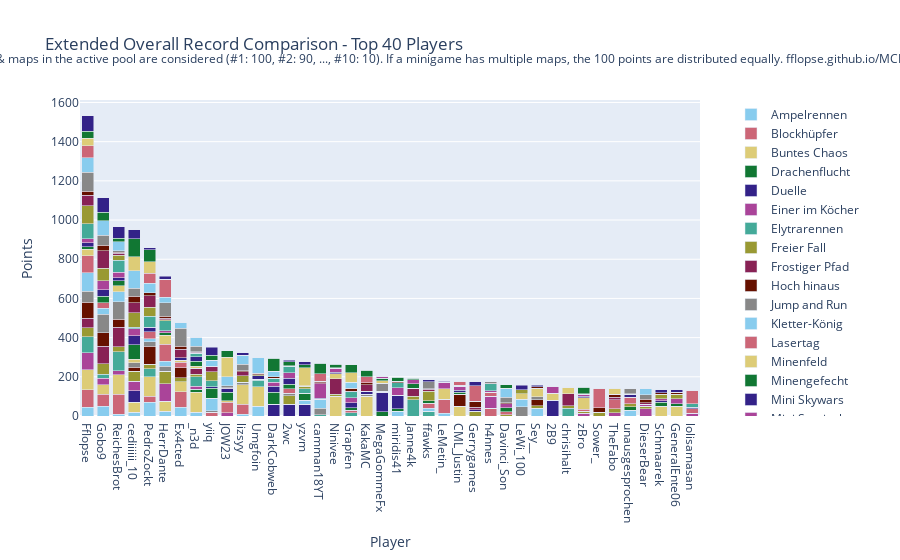

Source (notebook cell):
### Code cell
import plotly.graph_objects as go

# Sum all columns to get the total score
outDf['Total'] = outDf.sum(axis=1)

# Sort by total score and fill N/A values with 0
outDf = outDf.sort_values(by='Total', ascending=False).fillna(0)

# Crop to top 10 players
cropDf = outDf.head(40).copy()

# Drop the 'Total' column for plotting
cropDf = cropDf.drop(columns=['Total'])

# Create a color palette
color_palette = px.colors.qualitative.Safe

# Create the stacked bar plot
fig = go.Figure()

for column in cropDf.columns.difference(['Player']):
    fig.add_trace(go.Bar(
        x=cropDf.index,
        y=cropDf[column],
        name=column,
        marker_color=color_palette[len(fig.data) % len(color_palette)]
    ))

# Update layout
fig.update_layout(
    barmode='stack',
    title='Extended Overall Record Comparison - Top 40 Players',
    xaxis=dict(title='Player'),
    yaxis=dict(title='Points'),
    #height=800,
    #width=1000,
    legend=dict(
        x=1.05,
        y=0.5,
        traceorder='normal',
        font=dict(size=12),
        bgcolor='rgba(255, 255, 255, 0)',
        bordercolor='rgba(0, 0, 0, 0)'
    ),
    margin=dict(r=200),  # Adjust right margin to make room for the legend
    annotations=[
        dict(
            x=0.5,
            y=1.1635,
            xref='paper',
            yref='paper',
            text='Max 100 points per minigame. Records #1 through #10 of games & maps in the active pool are considered (#1: 100, #2: 90, ..., #10: 10). If a minigame has multiple maps, the 100 points are distributed equally. fflopse.github.io/MCP-Records/data-analysis/global-ranking.ipynb',
            showarrow=False,
            font=dict(size=12),
            xanchor='center'
        )
    ]
)

fig.show()

# save the plot as an html file

fig.write_html('out/ext_overall_record_comparison.html')

### Figure 1 — Plotly figure (JSON) as saved in the notebook; plotly's stock layout.template omitted (floating-point values rounded to 4 significant figures)
{"data": [{"marker": {"color": "rgb(136, 204, 238)"}, "name": "Ampelrennen", "type": "bar", "x": ["Fflopse", "Gobo9", "ReichesBrot", "cediiiiii_10", "PedroZockt", "HerrDante", "Ex4cted", "_n3d", "yiiq", "JOW23", "lizsyy", "Umgfoin", "DarkCobweb", "2wc", "yzvm", "camman18YT", "Ninivee", "Grapfen", "KakaMC", "MegaGommeFx", "miridis41", "Janne4k", "ffawks", "LeMetin_", "CML_Justin", "Gerrygames", "h4nnes", "Davinci_Son", "LeWi_100", "Sey__", "2B9", "chrisihalt", "zBro", "Sower_", "TheFabo", "unausgesprochen", "DieserBear", "Schmaarek", "GeneralEnte06", "lolisamasan"], "y": [45, 50, 10, 20, 70, 25, 45, 20, 0, 0, 10, 50, 0, 0, 0, 0, 0, 0, 0, 0, 25, 0, 0, 15, 0, 0, 0, 0, 0, 40, 0, 0, 0, 0, 0, 30, 0, 0, 0, 0]}, {"marker": {"color": "rgb(204, 102, 119)"}, "name": "Blockhüpfer", "type": "bar", "x": ["Fflopse", "Gobo9", "ReichesBrot", "cediiiiii_10", "PedroZockt", "HerrDante", "Ex4cted", "_n3d", "yiiq", "JOW23", "lizsyy", "Umgfoin", "DarkCobweb", "2wc", "yzvm", "camman18YT", "Ninivee", "Grapfen", "KakaMC", "MegaGommeFx", "miridis41", "Janne4k", "ffawks", "LeMetin_", "CML_Justin", "Gerrygames", "h4nnes", "Davinci_Son", "LeWi_100", "Sey__", "2B9", "chrisihalt", "zBro", "Sower_", "TheFabo", "unausgesprochen", "DieserBear", "Schmaarek", "GeneralEnte06", "lolisamasan"], "y": [90, 60, 100, 0, 30, 0, 80, 0, 20, 0, 50, 0, 0, 0, 0, 0, 0, 0, 0, 0, 0, 0, 0, 70, 0, 0, 40, 0, 0, 0, 0, 0, 0, 0, 0, 0, 0, 0, 0, 0]}, {"marker": {"color": "rgb(221, 204, 119)"}, "name": "Buntes Chaos", "type": "bar", "x": ["Fflopse", "Gobo9", "ReichesBrot", "cediiiiii_10", "PedroZockt", "HerrDante", "Ex4cted", "_n3d", "yiiq", "JOW23", "lizsyy", "Umgfoin", "DarkCobweb", "2wc", "yzvm", "camman18YT", "Ninivee", "Grapfen", "KakaMC", "MegaGommeFx", "miridis41", "Janne4k", "ffawks", "LeMetin_", "CML_Justin", "Gerrygames", "h4nnes", "Davinci_Son", "LeWi_100", "Sey__", "2B9", "chrisihalt", "zBro", "Sower_", "TheFabo", "unausgesprochen", "DieserBear", "Schmaarek", "GeneralEnte06", "lolisamasan"], "y": [100, 50, 100, 50, 100, 50, 50, 100, 0, 0, 100, 100, 0, 0, 0, 0, 100, 0, 100, 0, 0, 0, 0, 0, 50, 0, 0, 0, 0, 0, 0, 0, 0, 0, 0, 0, 0, 50, 50, 0]}, {"marker": {"color": "rgb(17, 119, 51)"}, "name": "Drachenflucht", "type": "bar", "x": ["Fflopse", "Gobo9", "ReichesBrot", "cediiiiii_10", "PedroZockt", "HerrDante", "Ex4cted", "_n3d", "yiiq", "JOW23", "lizsyy", "Umgfoin", "DarkCobweb", "2wc", "yzvm", "camman18YT", "Ninivee", "Grapfen", "KakaMC", "MegaGommeFx", "miridis41", "Janne4k", "ffawks", "LeMetin_", "CML_Justin", "Gerrygames", "h4nnes", "Davinci_Son", "LeWi_100", "Sey__", "2B9", "chrisihalt", "zBro", "Sower_", "TheFabo", "unausgesprochen", "DieserBear", "Schmaarek", "GeneralEnte06", "lolisamasan"], "y": [0, 0, 0, 0, 0, 0, 0, 16, 0, 0, 0, 0, 0, 0, 0, 0, 0, 0, 0, 22, 12, 0, 0, 0, 0, 0, 0, 0, 0, 0, 0, 0, 0, 0, 0, 16, 0, 0, 0, 0]}, {"marker": {"color": "rgb(51, 34, 136)"}, "name": "Duelle", "type": "bar", "x": ["Fflopse", "Gobo9", "ReichesBrot", "cediiiiii_10", "PedroZockt", "HerrDante", "Ex4cted", "_n3d", "yiiq", "JOW23", "lizsyy", "Umgfoin", "DarkCobweb", "2wc", "yzvm", "camman18YT", "Ninivee", "Grapfen", "KakaMC", "MegaGommeFx", "miridis41", "Janne4k", "ffawks", "LeMetin_", "CML_Justin", "Gerrygames", "h4nnes", "Davinci_Son", "LeWi_100", "Sey__", "2B9", "chrisihalt", "zBro", "Sower_", "TheFabo", "unausgesprochen", "DieserBear", "Schmaarek", "GeneralEnte06", "lolisamasan"], "y": [0, 0, 0, 60, 0, 0, 0, 0, 0, 0, 0, 0, 60, 60, 60, 0, 0, 0, 0, 100, 70, 0, 0, 0, 0, 0, 0, 0, 0, 0, 80, 0, 0, 0, 0, 0, 0, 0, 0, 0]}, {"marker": {"color": "rgb(170, 68, 153)"}, "name": "Einer im Köcher", "type": "bar", "x": ["Fflopse", "Gobo9", "ReichesBrot", "cediiiiii_10", "PedroZockt", "HerrDante", "Ex4cted", "_n3d", "yiiq", "JOW23", "lizsyy", "Umgfoin", "DarkCobweb", "2wc", "yzvm", "camman18YT", "Ninivee", "Grapfen", "KakaMC", "MegaGommeFx", "miridis41", "Janne4k", "ffawks", "LeMetin_", "CML_Justin", "Gerrygames", "h4nnes", "Davinci_Son", "LeWi_100", "Sey__", "2B9", "chrisihalt", "zBro", "Sower_", "TheFabo", "unausgesprochen", "DieserBear", "Schmaarek", "GeneralEnte06", "lolisamasan"], "y": [86.67, 33.33, 20, 46.67, 0, 90, 0, 16.67, 0, 16.67, 0, 0, 0, 0, 0, 0, 0, 0, 0, 0, 0, 0, 0, 0, 0, 0, 60, 0, 0, 0, 0, 0, 13.33, 0, 16.67, 0, 36.67, 0, 0, 13.33]}, {"marker": {"color": "rgb(68, 170, 153)"}, "name": "Elytrarennen", "type": "bar", "x": ["Fflopse", "Gobo9", "ReichesBrot", "cediiiiii_10", "PedroZockt", "HerrDante", "Ex4cted", "_n3d", "yiiq", "JOW23", "lizsyy", "Umgfoin", "DarkCobweb", "2wc", "yzvm", "camman18YT", "Ninivee", "Grapfen", "KakaMC", "MegaGommeFx", "miridis41", "Janne4k", "ffawks", "LeMetin_", "CML_Justin", "Gerrygames", "h4nnes", "Davinci_Son", "LeWi_100", "Sey__", "2B9", "chrisihalt", "zBro", "Sower_", "TheFabo", "unausgesprochen", "DieserBear", "Schmaarek", "GeneralEnte06", "lolisamasan"], "y": [83.33, 20, 96.67, 0, 40, 0, 0, 46.67, 0, 0, 0, 33.33, 0, 0, 0, 6.667, 0, 16.67, 0, 0, 0, 83.33, 23.33, 0, 0, 0, 0, 0, 0, 0, 0, 40, 0, 0, 0, 0, 0, 0, 0, 0]}, {"marker": {"color": "rgb(153, 153, 51)"}, "name": "Freier Fall", "type": "bar", "x": ["Fflopse", "Gobo9", "ReichesBrot", "cediiiiii_10", "PedroZockt", "HerrDante", "Ex4cted", "_n3d", "yiiq", "JOW23", "lizsyy", "Umgfoin", "DarkCobweb", "2wc", "yzvm", "camman18YT", "Ninivee", "Grapfen", "KakaMC", "MegaGommeFx", "miridis41", "Janne4k", "ffawks", "LeMetin_", "CML_Justin", "Gerrygames", "h4nnes", "Davinci_Son", "LeWi_100", "Sey__", "2B9", "chrisihalt", "zBro", "Sower_", "TheFabo", "unausgesprochen", "DieserBear", "Schmaarek", "GeneralEnte06", "lolisamasan"], "y": [45, 52.5, 27.5, 52.5, 25, 62.5, 20, 15, 0, 0, 0, 5, 0, 42.5, 0, 0, 10, 0, 0, 5, 0, 17.5, 0, 0, 0, 25, 0, 7.5, 0, 12.5, 0, 12.5, 10, 20, 20, 17.5, 12.5, 0, 0, 0]}, {"marker": {"color": "rgb(136, 34, 85)"}, "name": "Frostiger Pfad", "type": "bar", "x": ["Fflopse", "Gobo9", "ReichesBrot", "cediiiiii_10", "PedroZockt", "HerrDante", "Ex4cted", "_n3d", "yiiq", "JOW23", "lizsyy", "Umgfoin", "DarkCobweb", "2wc", "yzvm", "camman18YT", "Ninivee", "Grapfen", "KakaMC", "MegaGommeFx", "miridis41", "Janne4k", "ffawks", "LeMetin_", "CML_Justin", "Gerrygames", "h4nnes", "Davinci_Son", "LeWi_100", "Sey__", "2B9", "chrisihalt", "zBro", "Sower_", "TheFabo", "unausgesprochen", "DieserBear", "Schmaarek", "GeneralEnte06", "lolisamasan"], "y": [50, 90, 100, 0, 0, 0, 0, 30, 0, 0, 0, 0, 0, 0, 0, 0, 80, 0, 0, 0, 0, 40, 0, 0, 0, 0, 0, 0, 0, 0, 0, 60, 0, 0, 0, 0, 0, 0, 0, 0]}, {"marker": {"color": "rgb(102, 17, 0)"}, "name": "Hoch hinaus", "type": "bar", "x": ["Fflopse", "Gobo9", "ReichesBrot", "cediiiiii_10", "PedroZockt", "HerrDante", "Ex4cted", "_n3d", "yiiq", "JOW23", "lizsyy", "Umgfoin", "DarkCobweb", "2wc", "yzvm", "camman18YT", "Ninivee", "Grapfen", "KakaMC", "MegaGommeFx", "miridis41", "Janne4k", "ffawks", "LeMetin_", "CML_Justin", "Gerrygames", "h4nnes", "Davinci_Son", "LeWi_100", "Sey__", "2B9", "chrisihalt", "zBro", "Sower_", "TheFabo", "unausgesprochen", "DieserBear", "Schmaarek", "GeneralEnte06", "lolisamasan"], "y": [80, 70, 40, 20, 90, 0, 50, 0, 0, 0, 0, 0, 0, 0, 0, 0, 0, 0, 0, 0, 0, 0, 0, 0, 60, 0, 0, 0, 0, 30, 0, 0, 0, 0, 0, 0, 0, 0, 0, 0]}, {"marker": {"color": "rgb(136, 136, 136)"}, "name": "Jump and Run", "type": "bar", "x": ["Fflopse", "Gobo9", "ReichesBrot", "cediiiiii_10", "PedroZockt", "HerrDante", "Ex4cted", "_n3d", "yiiq", "JOW23", "lizsyy", "Umgfoin", "DarkCobweb", "2wc", "yzvm", "camman18YT", "Ninivee", "Grapfen", "KakaMC", "MegaGommeFx", "miridis41", "Janne4k", "ffawks", "LeMetin_", "CML_Justin", "Gerrygames", "h4nnes", "Davinci_Son", "LeWi_100", "Sey__", "2B9", "chrisihalt", "zBro", "Sower_", "TheFabo", "unausgesprochen", "DieserBear", "Schmaarek", "GeneralEnte06", "lolisamasan"], "y": [56.67, 93.33, 90, 23.33, 23.33, 26.67, 0, 0, 6.667, 0, 13.33, 0, 0, 13.33, 0, 33.33, 0, 0, 10, 40, 0, 0, 0, 0, 0, 0, 0, 0, 46.67, 16.67, 0, 0, 0, 0, 0, 0, 0, 0, 0, 0]}, {"marker": {"color": "rgb(136, 204, 238)"}, "name": "Kletter-König", "type": "bar", "x": ["Fflopse", "Gobo9", "ReichesBrot", "cediiiiii_10", "PedroZockt", "HerrDante", "Ex4cted", "_n3d", "yiiq", "JOW23", "lizsyy", "Umgfoin", "DarkCobweb", "2wc", "yzvm", "camman18YT", "Ninivee", "Grapfen", "KakaMC", "MegaGommeFx", "miridis41", "Janne4k", "ffawks", "LeMetin_", "CML_Justin", "Gerrygames", "h4nnes", "Davinci_Son", "LeWi_100", "Sey__", "2B9", "chrisihalt", "zBro", "Sower_", "TheFabo", "unausgesprochen", "DieserBear", "Schmaarek", "GeneralEnte06", "lolisamasan"], "y": [95, 30, 50, 0, 15, 25, 0, 0, 65, 0, 0, 0, 0, 0, 20, 45, 0, 0, 0, 0, 0, 0, 15, 0, 0, 0, 0, 0, 40, 0, 0, 0, 0, 0, 0, 0, 0, 0, 0, 0]}, {"marker": {"color": "rgb(204, 102, 119)"}, "name": "Lasertag", "type": "bar", "x": ["Fflopse", "Gobo9", "ReichesBrot", "cediiiiii_10", "PedroZockt", "HerrDante", "Ex4cted", "_n3d", "yiiq", "JOW23", "lizsyy", "Umgfoin", "DarkCobweb", "2wc", "yzvm", "camman18YT", "Ninivee", "Grapfen", "KakaMC", "MegaGommeFx", "miridis41", "Janne4k", "ffawks", "LeMetin_", "CML_Justin", "Gerrygames", "h4nnes", "Davinci_Son", "LeWi_100", "Sey__", "2B9", "chrisihalt", "zBro", "Sower_", "TheFabo", "unausgesprochen", "DieserBear", "Schmaarek", "GeneralEnte06", "lolisamasan"], "y": [86.67, 30, 0, 0, 36.67, 86.67, 30, 0, 0, 53.33, 0, 0, 0, 23.33, 0, 0, 0, 13.33, 0, 0, 0, 0, 26.67, 0, 0, 0, 20, 13.33, 0, 0, 0, 0, 10, 0, 46.67, 33.33, 0, 0, 0, 23.33]}, {"marker": {"color": "rgb(221, 204, 119)"}, "name": "Minenfeld", "type": "bar", "x": ["Fflopse", "Gobo9", "ReichesBrot", "cediiiiii_10", "PedroZockt", "HerrDante", "Ex4cted", "_n3d", "yiiq", "JOW23", "lizsyy", "Umgfoin", "DarkCobweb", "2wc", "yzvm", "camman18YT", "Ninivee", "Grapfen", "KakaMC", "MegaGommeFx", "miridis41", "Janne4k", "ffawks", "LeMetin_", "CML_Justin", "Gerrygames", "h4nnes", "Davinci_Son", "LeWi_100", "Sey__", "2B9", "chrisihalt", "zBro", "Sower_", "TheFabo", "unausgesprochen", "DieserBear", "Schmaarek", "GeneralEnte06", "lolisamasan"], "y": [33.33, 0, 30, 16.67, 0, 46.67, 10, 10, 0, 6.667, 0, 0, 0, 0, 0, 0, 26.67, 0, 0, 13.33, 0, 0, 0, 53.33, 0, 0, 0, 0, 26.67, 40, 36.67, 33.33, 60, 0, 0, 0, 0, 0, 0, 0]}, {"marker": {"color": "rgb(17, 119, 51)"}, "name": "Minengefecht", "type": "bar", "x": ["Fflopse", "Gobo9", "ReichesBrot", "cediiiiii_10", "PedroZockt", "HerrDante", "Ex4cted", "_n3d", "yiiq", "JOW23", "lizsyy", "Umgfoin", "DarkCobweb", "2wc", "yzvm", "camman18YT", "Ninivee", "Grapfen", "KakaMC", "MegaGommeFx", "miridis41", "Janne4k", "ffawks", "LeMetin_", "CML_Justin", "Gerrygames", "h4nnes", "Davinci_Son", "LeWi_100", "Sey__", "2B9", "chrisihalt", "zBro", "Sower_", "TheFabo", "unausgesprochen", "DieserBear", "Schmaarek", "GeneralEnte06", "lolisamasan"], "y": [12.5, 32.5, 25, 75, 0, 12.5, 0, 25, 50, 45, 0, 0, 60, 22.5, 35, 0, 0, 12.5, 0, 12.5, 0, 25, 12.5, 0, 12.5, 0, 0, 22.5, 0, 0, 0, 0, 0, 0, 0, 0, 0, 20, 12.5, 0]}, {"marker": {"color": "rgb(51, 34, 136)"}, "name": "Mini Skywars", "type": "bar", "x": ["Fflopse", "Gobo9", "ReichesBrot", "cediiiiii_10", "PedroZockt", "HerrDante", "Ex4cted", "_n3d", "yiiq", "JOW23", "lizsyy", "Umgfoin", "DarkCobweb", "2wc", "yzvm", "camman18YT", "Ninivee", "Grapfen", "KakaMC", "MegaGommeFx", "miridis41", "Janne4k", "ffawks", "LeMetin_", "CML_Justin", "Gerrygames", "h4nnes", "Davinci_Son", "LeWi_100", "Sey__", "2B9", "chrisihalt", "zBro", "Sower_", "TheFabo", "unausgesprochen", "DieserBear", "Schmaarek", "GeneralEnte06", "lolisamasan"], "y": [20, 31.67, 16.67, 45, 23.33, 0, 11.67, 23.33, 8.333, 16.67, 0, 16.67, 31.67, 31.67, 0, 6.667, 6.667, 25, 16.67, 0, 0, 0, 0, 0, 8.333, 6.667, 0, 0, 0, 0, 0, 0, 6.667, 0, 0, 13.33, 0, 8.333, 0, 8.333]}, {"marker": {"color": "rgb(170, 68, 153)"}, "name": "Mini Survivalgames", "type": "bar", "x": ["Fflopse", "Gobo9", "ReichesBrot", "cediiiiii_10", "PedroZockt", "HerrDante", "Ex4cted", "_n3d", "yiiq", "JOW23", "lizsyy", "Umgfoin", "DarkCobweb", "2wc", "yzvm", "camman18YT", "Ninivee", "Grapfen", "KakaMC", "MegaGommeFx", "miridis41", "Janne4k", "ffawks", "LeMetin_", "CML_Justin", "Gerrygames", "h4nnes", "Davinci_Son", "LeWi_100", "Sey__", "2B9", "chrisihalt", "zBro", "Sower_", "TheFabo", "unausgesprochen", "DieserBear", "Schmaarek", "GeneralEnte06", "lolisamasan"], "y": [20, 46.67, 26.67, 36.67, 0, 10, 0, 0, 0, 0, 0, 0, 20, 26.67, 0, 73.33, 20, 26.67, 0, 10, 36.67, 20, 0, 33.33, 20, 0, 10, 20, 0, 0, 33.33, 0, 10, 0, 0, 0, 10, 10, 26.67, 0]}, {"marker": {"color": "rgb(68, 170, 153)"}, "name": "Paintball", "type": "bar", "x": ["Fflopse", "Gobo9", "ReichesBrot", "cediiiiii_10", "PedroZockt", "HerrDante", "Ex4cted", "_n3d", "yiiq", "JOW23", "lizsyy", "Umgfoin", "DarkCobweb", "2wc", "yzvm", "camman18YT", "Ninivee", "Grapfen", "KakaMC", "MegaGommeFx", "miridis41", "Janne4k", "ffawks", "LeMetin_", "CML_Justin", "Gerrygames", "h4nnes", "Davinci_Son", "LeWi_100", "Sey__", "2B9", "chrisihalt", "zBro", "Sower_", "TheFabo", "unausgesprochen", "DieserBear", "Schmaarek", "GeneralEnte06", "lolisamasan"], "y": [76.67, 0, 63.33, 6.667, 56.67, 50, 0, 16.67, 30, 0, 0, 0, 20, 33.33, 23.33, 0, 0, 30, 0, 0, 26.67, 0, 0, 0, 0, 0, 33.33, 0, 0, 0, 0, 0, 0, 0, 0, 0, 0, 0, 0, 16.67]}, {"marker": {"color": "rgb(153, 153, 51)"}, "name": "Pferderennen", "type": "bar", "x": ["Fflopse", "Gobo9", "ReichesBrot", "cediiiiii_10", "PedroZockt", "HerrDante", "Ex4cted", "_n3d", "yiiq", "JOW23", "lizsyy", "Umgfoin", "DarkCobweb", "2wc", "yzvm", "camman18YT", "Ninivee", "Grapfen", "KakaMC", "MegaGommeFx", "miridis41", "Janne4k", "ffawks", "LeMetin_", "CML_Justin", "Gerrygames", "h4nnes", "Davinci_Son", "LeWi_100", "Sey__", "2B9", "chrisihalt", "zBro", "Sower_", "TheFabo", "unausgesprochen", "DieserBear", "Schmaarek", "GeneralEnte06", "lolisamasan"], "y": [91.67, 63.33, 25, 73.33, 45, 6.667, 0, 0, 45, 0, 33.33, 6.667, 0, 0, 13.33, 0, 0, 0, 0, 0, 0, 0, 48.33, 0, 0, 0, 0, 0, 20, 3.333, 0, 0, 0, 0, 0, 0, 0, 21.67, 21.67, 0]}, {"marker": {"color": "rgb(136, 34, 85)"}, "name": "Replika", "type": "bar", "x": ["Fflopse", "Gobo9", "ReichesBrot", "cediiiiii_10", "PedroZockt", "HerrDante", "Ex4cted", "_n3d", "yiiq", "JOW23", "lizsyy", "Umgfoin", "DarkCobweb", "2wc", "yzvm", "camman18YT", "Ninivee", "Grapfen", "KakaMC", "MegaGommeFx", "miridis41", "Janne4k", "ffawks", "LeMetin_", "CML_Justin", "Gerrygames", "h4nnes", "Davinci_Son", "LeWi_100", "Sey__", "2B9", "chrisihalt", "zBro", "Sower_", "TheFabo", "unausgesprochen", "DieserBear", "Schmaarek", "GeneralEnte06", "lolisamasan"], "y": [53.98, 91.17, 10.49, 51.65, 57.86, 8.447, 43.4, 5.049, 29.13, 2.816, 19.03, 0, 1.942, 2.816, 0, 5.34, 0, 1.65, 32.91, 0.2913, 0, 0, 11.65, 0.1942, 1.165, 12.72, 0, 0.2913, 0.2913, 0.1942, 0, 0, 0.1942, 0, 11.26, 0.1942, 7.476, 0, 0.3883, 0]}, {"marker": {"color": "rgb(102, 17, 0)"}, "name": "Sammelwahn", "type": "bar", "x": ["Fflopse", "Gobo9", "ReichesBrot", "cediiiiii_10", "PedroZockt", "HerrDante", "Ex4cted", "_n3d", "yiiq", "JOW23", "lizsyy", "Umgfoin", "DarkCobweb", "2wc", "yzvm", "camman18YT", "Ninivee", "Grapfen", "KakaMC", "MegaGommeFx", "miridis41", "Janne4k", "ffawks", "LeMetin_", "CML_Justin", "Gerrygames", "h4nnes", "Davinci_Son", "LeWi_100", "Sey__", "2B9", "chrisihalt", "zBro", "Sower_", "TheFabo", "unausgesprochen", "DieserBear", "Schmaarek", "GeneralEnte06", "lolisamasan"], "y": [20.5, 27.5, 3.25, 34.5, 15, 10, 16.75, 3.75, 0, 3.5, 5, 6.75, 5.5, 0, 4, 6, 2, 15.25, 10.75, 0, 7, 0, 2.75, 2.75, 4.75, 30.5, 4.75, 3.25, 0, 7.75, 2.5, 3.25, 3.5, 21.75, 17, 3.25, 19.75, 9.25, 9.75, 1]}, {"marker": {"color": "rgb(136, 136, 136)"}, "name": "Schießstand", "type": "bar", "x": ["Fflopse", "Gobo9", "ReichesBrot", "cediiiiii_10", "PedroZockt", "HerrDante", "Ex4cted", "_n3d", "yiiq", "JOW23", "lizsyy", "Umgfoin", "DarkCobweb", "2wc", "yzvm", "camman18YT", "Ninivee", "Grapfen", "KakaMC", "MegaGommeFx", "miridis41", "Janne4k", "ffawks", "LeMetin_", "CML_Justin", "Gerrygames", "h4nnes", "Davinci_Son", "LeWi_100", "Sey__", "2B9", "chrisihalt", "zBro", "Sower_", "TheFabo", "unausgesprochen", "DieserBear", "Schmaarek", "GeneralEnte06", "lolisamasan"], "y": [96.67, 50, 10, 40, 0, 66.67, 90, 26.67, 0, 10, 33.33, 0, 0, 0, 0, 0, 0, 0, 0, 0, 0, 0, 33.33, 0, 0, 0, 6.667, 30, 0, 0, 0, 0, 0, 0, 0, 26.67, 23.33, 0, 0, 0]}, {"marker": {"color": "rgb(136, 204, 238)"}, "name": "Spleef", "type": "bar", "x": ["Fflopse", "Gobo9", "ReichesBrot", "cediiiiii_10", "PedroZockt", "HerrDante", "Ex4cted", "_n3d", "yiiq", "JOW23", "lizsyy", "Umgfoin", "DarkCobweb", "2wc", "yzvm", "camman18YT", "Ninivee", "Grapfen", "KakaMC", "MegaGommeFx", "miridis41", "Janne4k", "ffawks", "LeMetin_", "CML_Justin", "Gerrygames", "h4nnes", "Davinci_Son", "LeWi_100", "Sey__", "2B9", "chrisihalt", "zBro", "Sower_", "TheFabo", "unausgesprochen", "DieserBear", "Schmaarek", "GeneralEnte06", "lolisamasan"], "y": [75, 75, 45, 90, 50, 30, 30, 45, 30, 45, 45, 80, 30, 0, 0, 0, 0, 30, 0, 0, 0, 0, 0, 0, 0, 0, 0, 45, 0, 0, 0, 0, 0, 0, 0, 0, 30, 0, 0, 0]}, {"marker": {"color": "rgb(204, 102, 119)"}, "name": "Todeswürfel", "type": "bar", "x": ["Fflopse", "Gobo9", "ReichesBrot", "cediiiiii_10", "PedroZockt", "HerrDante", "Ex4cted", "_n3d", "yiiq", "JOW23", "lizsyy", "Umgfoin", "DarkCobweb", "2wc", "yzvm", "camman18YT", "Ninivee", "Grapfen", "KakaMC", "MegaGommeFx", "miridis41", "Janne4k", "ffawks", "LeMetin_", "CML_Justin", "Gerrygames", "h4nnes", "Davinci_Son", "LeWi_100", "Sey__", "2B9", "chrisihalt", "zBro", "Sower_", "TheFabo", "unausgesprochen", "DieserBear", "Schmaarek", "GeneralEnte06", "lolisamasan"], "y": [60, 0, 0, 0, 50, 90, 0, 0, 0, 0, 0, 0, 0, 0, 0, 40, 0, 0, 30, 0, 0, 0, 0, 0, 20, 80, 0, 0, 0, 0, 0, 0, 0, 100, 0, 0, 0, 0, 0, 70]}, {"marker": {"color": "rgb(221, 204, 119)"}, "name": "Waffenfolge", "type": "bar", "x": ["Fflopse", "Gobo9", "ReichesBrot", "cediiiiii_10", "PedroZockt", "HerrDante", "Ex4cted", "_n3d", "yiiq", "JOW23", "lizsyy", "Umgfoin", "DarkCobweb", "2wc", "yzvm", "camman18YT", "Ninivee", "Grapfen", "KakaMC", "MegaGommeFx", "miridis41", "Janne4k", "ffawks", "LeMetin_", "CML_Justin", "Gerrygames", "h4nnes", "Davinci_Son", "LeWi_100", "Sey__", "2B9", "chrisihalt", "zBro", "Sower_", "TheFabo", "unausgesprochen", "DieserBear", "Schmaarek", "GeneralEnte06", "lolisamasan"], "y": [40, 0, 0, 70, 60, 0, 0, 0, 0, 100, 0, 0, 0, 0, 90, 0, 0, 50, 0, 0, 0, 0, 0, 0, 0, 0, 0, 0, 0, 0, 0, 0, 0, 0, 30, 0, 0, 0, 0, 0]}, {"marker": {"color": "rgb(17, 119, 51)"}, "name": "Walls", "type": "bar", "x": ["Fflopse", "Gobo9", "ReichesBrot", "cediiiiii_10", "PedroZockt", "HerrDante", "Ex4cted", "_n3d", "yiiq", "JOW23", "lizsyy", "Umgfoin", "DarkCobweb", "2wc", "yzvm", "camman18YT", "Ninivee", "Grapfen", "KakaMC", "MegaGommeFx", "miridis41", "Janne4k", "ffawks", "LeMetin_", "CML_Justin", "Gerrygames", "h4nnes", "Davinci_Son", "LeWi_100", "Sey__", "2B9", "chrisihalt", "zBro", "Sower_", "TheFabo", "unausgesprochen", "DieserBear", "Schmaarek", "GeneralEnte06", "lolisamasan"], "y": [33.33, 43.33, 16.67, 93.33, 60, 0, 0, 0, 26.67, 33.33, 0, 0, 66.67, 20, 16.67, 53.33, 20, 40, 33.33, 0, 20, 6.667, 0, 0, 0, 0, 0, 16.67, 0, 0, 0, 0, 33.33, 0, 0, 0, 0, 0, 0, 0]}, {"marker": {"color": "rgb(51, 34, 136)"}, "name": "Wettrennen", "type": "bar", "x": ["Fflopse", "Gobo9", "ReichesBrot", "cediiiiii_10", "PedroZockt", "HerrDante", "Ex4cted", "_n3d", "yiiq", "JOW23", "lizsyy", "Umgfoin", "DarkCobweb", "2wc", "yzvm", "camman18YT", "Ninivee", "Grapfen", "KakaMC", "MegaGommeFx", "miridis41", "Janne4k", "ffawks", "LeMetin_", "CML_Justin", "Gerrygames", "h4nnes", "Davinci_Son", "LeWi_100", "Sey__", "2B9", "chrisihalt", "zBro", "Sower_", "TheFabo", "unausgesprochen", "DieserBear", "Schmaarek", "GeneralEnte06", "lolisamasan"], "y": [80, 74, 60, 44, 10, 16, 0, 0, 40, 0, 14, 0, 0, 8, 14, 0, 0, 0, 0, 0, 0, 0, 12, 4, 0, 20, 0, 0, 24, 6, 0, 0, 0, 0, 0, 0, 0, 14, 12, 0]}], "layout": {"annotations": [{"font": {"size": 12}, "showarrow": false, "text": "Max 100 points per minigame. Records #1 through #10 of games & maps in the active pool are considered (#1: 100, #2: 90, ..., #10: 10). If a minigame has multiple maps, the 100 points are distributed equally. fflopse.github.io/MCP-Records/data-analysis/global-ranking.ipynb", "x": 0.5, "xanchor": "center", "xref": "paper", "y": 1.163, "yref": "paper"}], "barmode": "stack", "legend": {"bgcolor": "rgba(255, 255, 255, 0)", "bordercolor": "rgba(0, 0, 0, 0)", "font": {"size": 12}, "traceorder": "normal", "x": 1.05, "y": 0.5}, "margin": {"r": 200}, "title": {"text": "Extended Overall Record Comparison - Top 40 Players"}, "xaxis": {"title": {"text": "Player"}}, "yaxis": {"title": {"text": "Points"}}}}
